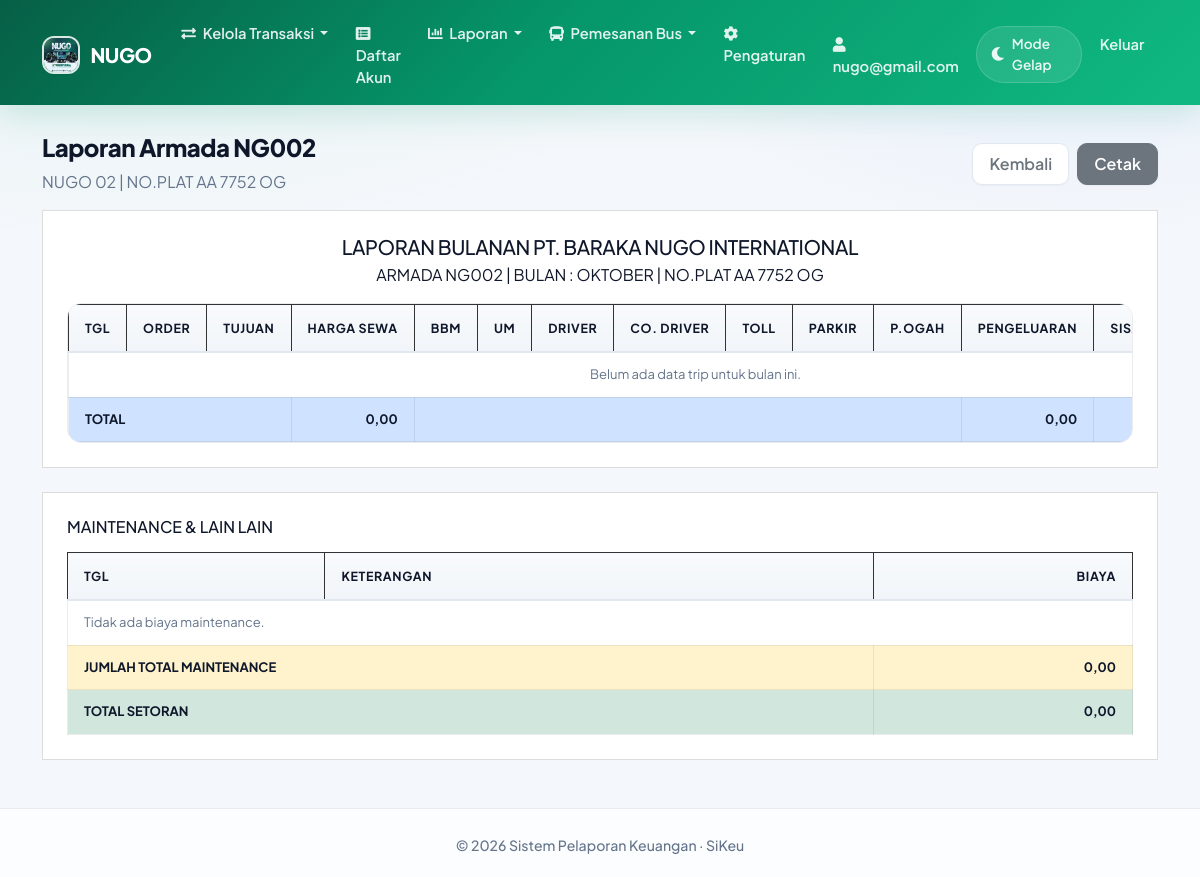
/bus/laporan_armada.php?bus_id=3&bulan=2026-10 (signed in), run on the app's committed database.
### tables this page shows
CREATE TABLE `perusahaan` (
  `id` int(11) NOT NULL,
  `nama` varchar(100) NOT NULL,
  `alamat` text DEFAULT NULL,
  `telepon` varchar(20) DEFAULT NULL,
  `email` varchar(100) DEFAULT NULL,
  `website` varchar(255) DEFAULT NULL COMMENT 'URL website perusahaan',
  `logo` varchar(255) DEFAULT NULL,
  `jenis` enum('regular','premium') NOT NULL DEFAULT 'regular' COMMENT 'Jenis akun perusahaan',
  `deskripsi` text DEFAULT NULL,
  `created_at` timestamp NOT NULL DEFAULT current_timestamp()
);

CREATE TABLE `users` (
  `id` int(11) NOT NULL,
  `username` varchar(50) NOT NULL,
  `password` varchar(255) NOT NULL,
  `nama_lengkap` varchar(100) NOT NULL,
  `email` varchar(100) DEFAULT NULL,
  `no_hp` varchar(20) DEFAULT NULL,
  `alamat` text DEFAULT NULL,
  `foto_profil` varchar(255) DEFAULT NULL,
  `id_perusahaan` int(11) DEFAULT NULL,
  `default_company` int(11) DEFAULT NULL,
  `created_at` timestamp NOT NULL DEFAULT current_timestamp()
);

CREATE TABLE `bus` (
  `id` int(11) NOT NULL,
  `nama_bus` varchar(100) NOT NULL,
  `nomor_polisi` varchar(20) NOT NULL,
  `kode_armada` varchar(20) DEFAULT NULL,
  `lembar_saham` int(11) NOT NULL DEFAULT 0,
  `grup_armada` enum('1-5','6-7') DEFAULT '1-5',
  `kapasitas` int(11) NOT NULL,
  `tipe` varchar(250) NOT NULL,
  `fasilitas` text DEFAULT NULL,
  `harga_per_km` decimal(15,2) NOT NULL,
  `status` enum('tersedia','dalam_perjalanan','pemeliharaan') DEFAULT 'tersedia',
  `foto` varchar(255) DEFAULT NULL,
  `id_perusahaan` int(11) DEFAULT NULL,
  `created_at` timestamp NOT NULL DEFAULT current_timestamp()
);

### bus/laporan_armada.php (the view, shortened to what the rows shown need)
<?php
require_once '../config/database.php';
require_once 'includes/bus_report_helper.php';
$bulan = isset($_GET['bulan']) ? $_GET['bulan'] : date('Y-m');
$busId = isset($_GET['bus_id']) ? (int) $_GET['bus_id'] : 0;
$idPerusahaan = getNugoCompanyId($db);
$report = fetchBusMonthlyReport($db, $idPerusahaan, $bulan);
$bus = null;
foreach ($report['buses'] as $item) {
    if ($item['id'] === $busId) {
        $bus = $item;
        break;
    }
}
$monthLabel = getMonthNameId($bulan);
include '../templates/header.php';
?>
<div class="container mt-4 mb-5">
    <div class="d-flex justify-content-between align-items-center mb-3 no-print">
        <div>
            <h2>Laporan Armada <?= htmlspecialchars($bus['kode_armada']) ?></h2>
            <p class="text-muted mb-0"><?= htmlspecialchars($bus['nama_bus']) ?> | NO.PLAT <?= htmlspecialchars($bus['nomor_polisi']) ?></p>
        </div>
    </div>
    <div class="report-sheet mb-4">
        <h5 class="text-center mb-1">LAPORAN BULANAN PT. BARAKA NUGO INTERNATIONAL</h5>
        <p class="text-center mb-3">ARMADA <?= htmlspecialchars($bus['kode_armada']) ?> | BULAN : <?= $monthLabel ?> | NO.PLAT <?= htmlspecialchars($bus['nomor_polisi']) ?></p>
        <div class="table-responsive">
            <table class="table report-table table-sm">
                <thead>
                    <tr>
                        <th>TGL</th>
                        <th>ORDER</th>
                        <th>TUJUAN</th>
                        <th class="text-end">HARGA SEWA</th>
                        <th class="text-end">BBM</th>
                        <th class="text-end">UM</th>
                        <th class="text-end">DRIVER</th>
                        <th class="text-end">CO. DRIVER</th>
                        <th class="text-end">TOLL</th>
                        <th class="text-end">PARKIR</th>
                        <th class="text-end">P.OGAH</th>
                        <th class="text-end">PENGELUARAN</th>
                        <th class="text-end">SISA PENDAPATAN</th>
                    </tr>
                </thead>
                <tbody>
                    <tr class="table-primary fw-bold">
                        <td colspan="3">TOTAL</td>
                        <td class="text-end"><?= formatReportCurrency($bus['pemasukan']) ?></td>
                        <td colspan="7"></td>
                        <td class="text-end"><?= formatReportCurrency($bus['pengeluaran']) ?></td>
                        <td class="text-end"><?= formatReportCurrency($bus['pemasukan'] - $bus['pengeluaran']) ?></td>
                    </tr>
                </tbody>
            </table>
        </div>
    </div>
    <div class="report-sheet mb-4">
        <table class="table report-table table-sm">
            <thead>
                <tr>
                    <th>TGL</th>
                    <th>KETERANGAN</th>
                    <th class="text-end">BIAYA</th>
                </tr>
            </thead>
            <tbody>
                <tr class="table-warning fw-bold">
                    <td colspan="2">JUMLAH TOTAL MAINTENANCE</td>
                    <td class="text-end"><?= formatReportCurrency($bus['maintenance']) ?></td>
                </tr>
                <tr class="table-success fw-bold">
                    <td colspan="2">TOTAL SETORAN</td>
                    <td class="text-end"><?= formatReportCurrency($bus['total']) ?></td>
                </tr>
            </tbody>
        </table>
    </div>
</div>
<?php include '../templates/footer.php'; ?>

### templates/header.php (shortened to what the rows shown need)
<!DOCTYPE html>
<html lang="id" data-theme="light">
<head>
    <link href="https://cdn.jsdelivr.net/npm/bootstrap@5.1.3/dist/css/bootstrap.min.css" rel="stylesheet">
    <link href="https://cdnjs.cloudflare.com/ajax/libs/font-awesome/5.15.4/css/all.min.css" rel="stylesheet">
    <?php
    $sikeu_theme_ver = @filemtime(__DIR__ . '/../assets/css/sikeu-theme.css') ?: time();
    $sikeu_dark_ver = @filemtime(__DIR__ . '/../assets/css/dark-mode.css') ?: time();
    $sikeu_style_ver = @filemtime(__DIR__ . '/../assets/css/style.css') ?: time();
    ?>
    <link href="/assets/css/sikeu-theme.css?v=<?= $sikeu_theme_ver ?>" rel="stylesheet">
    <link href="/assets/css/dark-mode.css?v=<?= $sikeu_dark_ver ?>" rel="stylesheet">
    <link rel="stylesheet" href="/assets/css/style.css?v=<?= $sikeu_style_ver ?>">
    <link rel="stylesheet" href="https://unpkg.com/leaflet@1.7.1/dist/leaflet.css" />
</head>
<body class="sikeu-app">
    <nav class="navbar navbar-expand-lg navbar-dark sikeu-navbar">
        <div class="container">
            <a class="navbar-brand" href="/index.php">
                <?php
                $logo_path = '/assets/img/logo.jpg';
                if (isset($_SESSION['user_id']) && isset($db)) {
                    $user_id = $_SESSION['user_id'];
                    $stmt = $db->prepare("SELECT default_company FROM users WHERE id = ?");
                    $stmt->execute([$user_id]);
                    $user_data = $stmt->fetch();
                    $default_company_id = $user_data['default_company'] ?? null;
                    if ($default_company_id) {
                        $stmt = $db->prepare("SELECT logo, nama FROM perusahaan WHERE id = ?");
                        $stmt->execute([$default_company_id]);
                        $perusahaan = $stmt->fetch();
                        if ($perusahaan && !empty($perusahaan['logo'])) {
                            $logo_path = '/' . $perusahaan['logo'];
                        }
                    }
                }
                ?>
                <img src="<?php echo htmlspecialchars($logo_path); ?>" alt="Logo" />
                <?php
                if (isset($perusahaan) && !empty($perusahaan['nama'])) {
                    echo htmlspecialchars($perusahaan['nama']);
                } else {
                    echo "SiKeu";
                }
                ?>
            </a>
            <div class="collapse navbar-collapse" id="navbarNav">
                <ul class="navbar-nav me-auto">
                </ul>
                <ul class="navbar-nav">
                    <?php if (isset($_SESSION['user_id'])) :
                        $stmt = $db->prepare("SELECT * FROM users WHERE id = ?");
                        $stmt->execute([$_SESSION['user_id']]);
                        $user = $stmt->fetch();
                        $username = $user['username'] ?? 'Pengguna';
                    ?>
                        <li class="nav-item">
                            <a class="nav-link" href="/pengaturan/profil.php">
                                <i class="fas fa-user me-1"></i>
                                <span><?php echo htmlspecialchars($username); ?></span>
                            </a>
                        </li>
                        <li class="nav-item d-flex align-items-center px-1">
                            <div class="sikeu-theme-switch" onclick="toggleTheme()" role="button" tabindex="0" aria-label="Toggle theme">
                                <i class="fas fa-moon"></i>
                                <span class="d-none d-lg-inline">Mode Gelap</span>
                            </div>
                        </li>
                        <li class="nav-item">
                            <a class="nav-link" href="/logout.php">Keluar</a>
                        </li>
                    <?php endif; ?>
                </ul>
            </div>
        </div>
    </nav>

### data on the page
perusahaan: logo (picture), nama "NUGO"
users: username "nugo@gmail.com"
bus: kode_armada "NG002", nama_bus "NUGO 02", nomor_polisi "AA 7752 OG", lembar_saham "0,00"

### other printed values
$monthLabel "OKTOBER"
